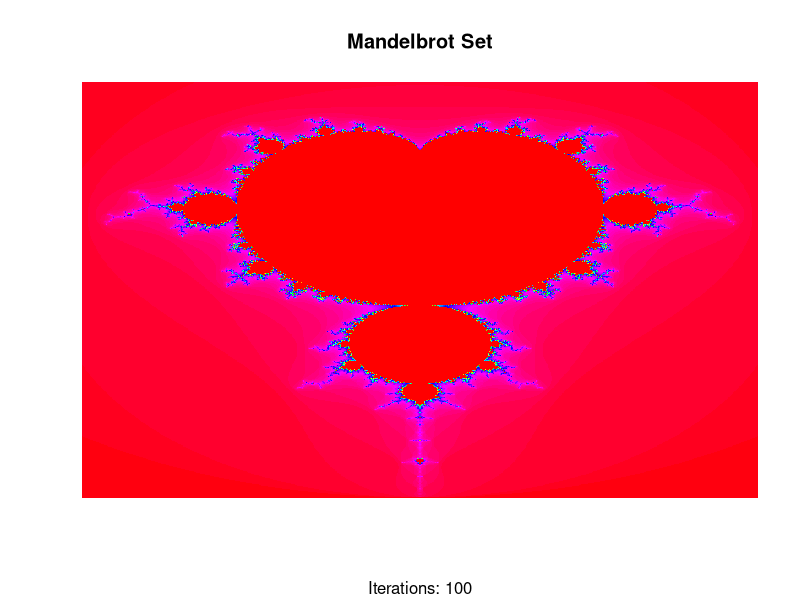

Here is the R script that generated this plot:
# マンデルブロ集合を描画する関数
mandelbrot <- function(xmin, xmax, ymin, ymax, width, height, max_iter) {
  # xとyの値を生成
  x <- seq(xmin, xmax, length.out = width)
  y <- seq(ymin, ymax, length.out = height)

  # 結果を格納する行列
  m <- matrix(0, nrow = height, ncol = width)

  # 各ピクセルについて計算
  for (i in 1:height) {
    for (j in 1:width) {
      c <- complex(real = x[j], imaginary = y[i])
      z <- 0 + 0i
      iter <- 0
      while (Mod(z) <= 2 && iter < max_iter) {
        z <- z^2 + c
        iter <- iter + 1
      }
      m[i, j] <- iter
    }
  }
  return(m)
}

# パラメータ設定
xmin <- -2.0
xmax <- 0.7
ymin <- -1.2
ymax <- 1.2
width <- 800
height <- 800
max_iter <- 100

# マンデルブロ集合の計算
m_set <- mandelbrot(xmin, xmax, ymin, ymax, width, height, max_iter)

# 描画
image(m_set, col = rev(rainbow(max_iter)), axes = FALSE,
      main = "Mandelbrot Set",
      sub = paste("Iterations:", max_iter))
